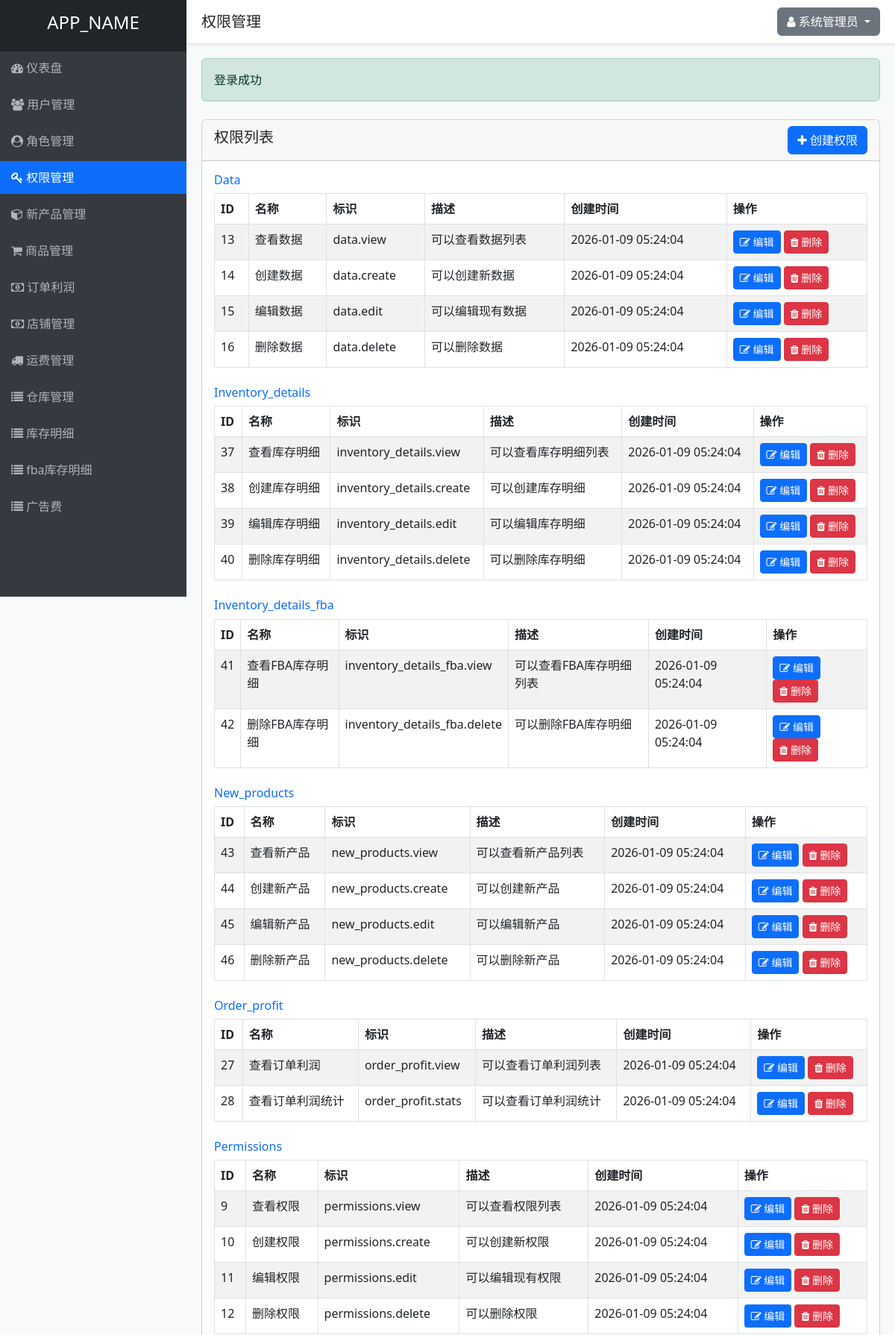
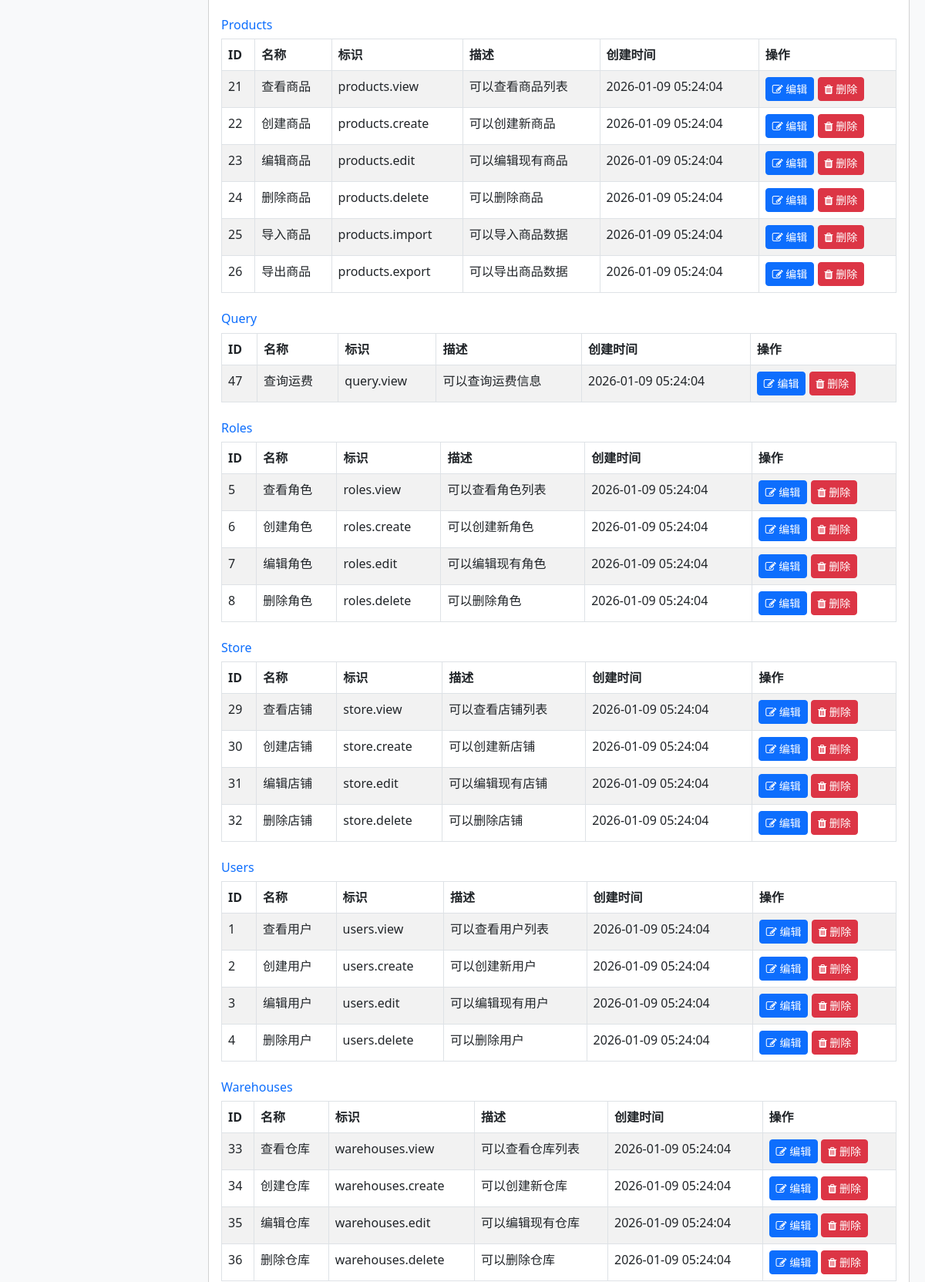
Page /permissions.php (signed in, upper part) on the committed database (2 pictures, top to bottom).
### tables this page shows
CREATE TABLE IF NOT EXISTS permissions (
    id INT AUTO_INCREMENT PRIMARY KEY,
    name VARCHAR(50) NOT NULL UNIQUE,
    slug VARCHAR(50) NOT NULL UNIQUE,
    description TEXT,
    module VARCHAR(50) NOT NULL,
    created_at TIMESTAMP DEFAULT CURRENT_TIMESTAMP,
    updated_at TIMESTAMP DEFAULT CURRENT_TIMESTAMP ON UPDATE CURRENT_TIMESTAMP
);

### controllers/PermissionController.php (called while the page is built, shortened)
<?php
require_once APP_ROOT . '/models/Permission.php';
require_once APP_ROOT . '/helpers/functions.php';
class PermissionController {
    private $permissionModel;
    public function __construct() {
        $this->permissionModel = new Permission();
    }
    public function index() {
        $permissions = $this->permissionModel->getAllByModule();
        $title = '权限管理';
        include VIEWS_DIR . '/layouts/header.php';
        include VIEWS_DIR . '/permissions/index.php';
        include VIEWS_DIR . '/layouts/footer.php';
    }
}
?>

### helpers/functions.php (called while the page is built, shortened)
<?php
function getSuccess() {
    $success = $_SESSION['success'] ?? '';
    return $success;
}
function isLoggedIn() {
    return isset($_SESSION['user_id']);
}
function getCurrentUserId() {
    return $_SESSION['user_id'] ?? null;
}
function hasPermission($permissionSlug) {
    require_once APP_ROOT . '/models/Permission.php';
    $permissionModel = new Permission();
    return $permissionModel->checkUserPermission(getCurrentUserId(), $permissionSlug);
}
?>

### includes/database.php (called while the page is built, shortened)
<?php
class Database {
    private static $instance = null;
    private $conn;
    private function __construct() {
        try {
            $this->conn = new PDO(
                "mysql:host=" . DB_HOST . ";dbname=" . DB_NAME . ";charset=utf8",
                DB_USER,
                DB_PASS,
                [
                    PDO::ATTR_ERRMODE => PDO::ERRMODE_EXCEPTION,
                    PDO::ATTR_DEFAULT_FETCH_MODE => PDO::FETCH_ASSOC,
                    PDO::ATTR_EMULATE_PREPARES => false
                ]
            );
        } catch(PDOException $e) {
            die("数据库连接失败: " . $e->getMessage());
        }
    }
    public static function getInstance() {
        if(self::$instance === null) {
            self::$instance = new Database();
        }
        return self::$instance;
    }
    public function query($sql, $params = []) {
        $stmt = $this->conn->prepare($sql);
        $stmt->execute($params);
        return $stmt;
    }
}
?>

### models/Permission.php (called while the page is built, shortened)
<?php
require_once APP_ROOT . '/includes/database.php';
class Permission {
    private $db;
    public function __construct() {
        $this->db = Database::getInstance();
    }
    public function getAll() {
        $sql = "SELECT * FROM permissions ORDER BY module, id";
        $stmt = $this->db->query($sql);
        return $stmt->fetchAll();
    }
    public function getAllByModule() {
        $permissions = $this->getAll();
        $grouped = [];
        foreach ($permissions as $permission) {
            $module = $permission['module'];
            if (!isset($grouped[$module])) {
                $grouped[$module] = [];
            }
            $grouped[$module][] = $permission;
        }
        return $grouped;
    }
    public function checkUserPermission($userId, $permissionSlug) {
        $sql = "SELECT COUNT(*) as count FROM permissions p
                JOIN role_permissions rp ON p.id = rp.permission_id
                JOIN user_roles ur ON rp.role_id = ur.role_id
                WHERE ur.user_id = ? AND p.slug = ?";
        $stmt = $this->db->query($sql, [$userId, $permissionSlug]);
        $result = $stmt->fetch();
        return $result['count'] > 0;
    }
}
?>

### views/permissions/index.php (the view)
<div class="row mt-4">
    <div class="col-md-12">
        <div class="card">
            <div class="card-header d-flex justify-content-between align-items-center">
                <h5>权限列表</h5>
                <?php if (hasPermission('permissions.create')): ?>
                    <a href="<?php echo APP_URL; ?>/permissions.php?action=create" class="btn btn-primary">
                        <i class="fa fa-plus"></i> 创建权限
                    </a>
                <?php endif; ?>
            </div>
            <div class="card-body">
                <?php foreach ($permissions as $module => $modulePermissions): ?>
                    <div class="mb-4">
                        <h6 class="text-primary"><?php echo ucfirst($module); ?></h6>
                        <table class="table table-bordered table-striped">
                            <thead>
                                <tr>
                                    <th>ID</th>
                                    <th>名称</th>
                                    <th>标识</th>
                                    <th>描述</th>
                                    <th>创建时间</th>
                                    <th>操作</th>
                                </tr>
                            </thead>
                            <tbody>
                                <?php foreach ($modulePermissions as $permission): ?>
                                    <tr>
                                        <td><?php echo $permission['id']; ?></td>
                                        <td><?php echo $permission['name']; ?></td>
                                        <td><?php echo $permission['slug']; ?></td>
                                        <td><?php echo $permission['description']; ?></td>
                                        <td><?php echo $permission['created_at']; ?></td>
                                        <td>
                                            <?php if (hasPermission('permissions.edit')): ?>
                                                <a href="<?php echo APP_URL; ?>/permissions.php?action=edit&id=<?php echo $permission['id']; ?>" class="btn btn-sm btn-primary">
                                                    <i class="fa fa-edit"></i> 编辑
                                                </a>
                                            <?php endif; ?>
                                            <?php if (hasPermission('permissions.delete')): ?>
                                                <a href="<?php echo APP_URL; ?>/permissions.php?action=delete&id=<?php echo $permission['id']; ?>" class="btn btn-sm btn-danger" onclick="return confirm('确定要删除这个权限吗？');">
                                                    <i class="fa fa-trash"></i> 删除
                                                </a>
                                            <?php endif; ?>
                                        </td>
                                    </tr>
                                <?php endforeach; ?>
                            </tbody>
                        </table>
                    </div>
                <?php endforeach; ?>
            </div>
        </div>
    </div>
</div>

### permissions.php (shortened to what this page needs)
<?php
require_once __DIR__ . '/controllers/PermissionController.php';
$permissionController = new PermissionController();
$action = $_GET['action'] ?? 'index';
switch ($action) {
    case 'index':
        $permissionController->index();
        break;
}
?>

### views/layouts/header.php (shortened to what this page needs)
<!DOCTYPE html>
<html lang="zh-CN">
<head>
    <link href="<?php echo APP_URL; ?>/public/css/bootstrap.min.css" rel="stylesheet">
    <link href="<?php echo APP_URL; ?>/public/css/font-awesome.min.css" rel="stylesheet">
</head>
<body>
    <div class="sidebar">
        <div class="p-3 bg-dark text-center">
            <h4><?php echo APP_NAME; ?></h4>
        </div>
        <div class="nav">
            <div class="nav-item">
                <a href="<?php echo APP_URL; ?>/dashboard.php" class="<?php echo basename($_SERVER['PHP_SELF']) == 'dashboard.php' ? 'active' : ''; ?>">
                    <i class="fa fa-dashboard"></i> 仪表盘
                </a>
            </div>
            <?php if (hasPermission('users.view')): ?>
            <div class="nav-item">
                <a href="<?php echo APP_URL; ?>/users.php" class="<?php echo basename($_SERVER['PHP_SELF']) == 'users.php' ? 'active' : ''; ?>">
                    <i class="fa fa-users"></i> 用户管理
                </a>
            </div>
            <?php endif; ?>
            <?php if (hasPermission('roles.view')): ?>
            <div class="nav-item">
                <a href="<?php echo APP_URL; ?>/roles.php" class="<?php echo basename($_SERVER['PHP_SELF']) == 'roles.php' ? 'active' : ''; ?>">
                    <i class="fa fa-user-circle"></i> 角色管理
                </a>
            </div>
            <?php endif; ?>
            <?php if (hasPermission('permissions.view')): ?>
            <div class="nav-item">
                <a href="<?php echo APP_URL; ?>/permissions.php" class="<?php echo basename($_SERVER['PHP_SELF']) == 'permissions.php' ? 'active' : ''; ?>">
                    <i class="fa fa-key"></i> 权限管理
                </a>
            </div>
            <?php endif; ?>
            <?php if (isLoggedIn()): ?>
            <div class="nav-item">
                <a href="<?php echo APP_URL; ?>/new_products.php" class="<?php echo basename($_SERVER['PHP_SELF']) == 'new_products.php' ? 'active' : ''; ?>">
                    <i class="fa fa-cube"></i> 新产品管理
                </a>
            </div>
            <?php endif; ?>
            <?php  if (isLoggedIn()):  ?>
            <div class="nav-item">
                <a href="<?php echo APP_URL; ?>/products.php" class="<?php echo basename($_SERVER['PHP_SELF']) == 'products.php' ? 'active' : ''; ?>">
                    <i class="fa fa-shopping-cart"></i> 商品管理
                </a>
            </div>
            <?php endif; ?>
            <?php if (isLoggedIn()): ?>
            <div class="nav-item">
                <a href="<?php echo APP_URL; ?>/order_profit.php" class="<?php echo basename($_SERVER['PHP_SELF']) == 'order_profit.php' ? 'active' : ''; ?>">
                    <i class="fa fa-money"></i> 订单利润
                </a>
            </div>
            <?php endif; ?>
             <?php if (isLoggedIn()): ?>
            <div class="nav-item">
                <a href="<?php echo APP_URL; ?>/store.php" class="<?php echo basename($_SERVER['PHP_SELF']) == 'store.php' ? 'active' : ''; ?>">
                    <i class="fa fa-money"></i> 店铺管理
                </a>
            </div>
            <?php endif; ?>
            <?php if (hasPermission('yunfei.view')): ?>
            <div class="nav-item">
                <a href="<?php echo APP_URL; ?>/yunfei.php" class="<?php echo basename($_SERVER['PHP_SELF']) == 'yunfei.php' ? 'active' : ''; ?>">
                    <i class="fa fa-truck"></i> 运费管理
                </a>
            </div>
            <?php endif; ?>
             <?php if (hasPermission('warehouses.view')): ?>
            <div class="nav-item">
                <a href="<?php echo APP_URL; ?>/warehouses.php" class="<?php echo basename($_SERVER['PHP_SELF']) == 'warehouses.php' ? 'active' : ''; ?>">
                    <i class="fa fa-list"></i> 仓库管理
                </a>
            </div>
            <?php endif; ?>
            <?php if (hasPermission('inventory_details.view')): ?>
            <div class="nav-item">
                <a href="<?php echo APP_URL; ?>/inventory_details.php" class="<?php echo basename($_SERVER['PHP_SELF']) == 'inventory_details.php' ? 'active' : ''; ?>">
                    <i class="fa fa-list"></i> 库存明细
                </a>
            </div>
            <?php endif; ?>
            <?php if (isLoggedIn()): ?>
            <div class="nav-item">
                <a href="<?php echo APP_URL; ?>/inventory_details_fba.php" class="<?php echo basename($_SERVER['PHP_SELF']) == 'inventory_details_fba.php' ? 'active' : ''; ?>">
                    <i class="fa fa-list"></i> fba库存明细
                </a>
            </div>
            <?php endif; ?>
             <?php if (isLoggedIn()): ?>
            <div class="nav-item">
                <a href="<?php echo APP_URL; ?>/costs.php" class="<?php echo basename($_SERVER['PHP_SELF']) == 'costs.php' ? 'active' : ''; ?>">
                    <i class="fa fa-list"></i> 广告费
                </a>
            </div>
            <?php endif; ?>
        </div>
    </div>
    <div class="header">
        <div class="d-flex justify-content-between align-items-center">
            <h5 class="mb-0"><?php echo $title ?? '欢迎使用'; ?></h5>
            <div class="dropdown">
                <button class="btn btn-secondary dropdown-toggle" type="button" id="userDropdown" data-bs-toggle="dropdown" aria-expanded="false">
                    <i class="fa fa-user"></i> <?php echo $_SESSION['full_name']; ?>
                </button>
            </div>
        </div>
    </div>
    <div class="content">
        <?php if ($success = getSuccess()): ?>
            <div class="alert alert-success" role="alert">
                <?php echo $success; ?>
            </div>
        <?php endif; ?>

### views/layouts/footer.php (shortened to what this page needs)
    </div>
</body>
</html>

### views/layouts/header.php (style rules this page uses)
body { background-color: #f8f9fa; }
.sidebar { height: 100vh; background-color: #343a40; color: white; position: fixed; top: 0; left: 0; width: 250px; overflow-y: auto; }
.sidebar a { color: #adb5bd; text-decoration: none; display: block; padding: 10px 15px; }
.sidebar .active { background-color: #0d6efd; color: white; }
.content { margin-left: 250px; padding: 20px; }
.header { background-color: white; padding: 10px 20px; box-shadow: 0 2px 4px rgba(0, 0, 0, 0.1); margin-left: 250px; }
.nav { display: flex;flex-direction: column; }
.nav-item { margin-bottom: 5px; display: block; }

### rows in the picture
permissions: id "13", name "查看数据", slug "data.view", description "可以查看数据列表", created_at "2026-01-09 05:24:04"
permissions: id "14", name "创建数据", slug "data.create", description "可以创建新数据", created_at "2026-01-09 05:24:04"
permissions: id "15", name "编辑数据", slug "data.edit", description "可以编辑现有数据", created_at "2026-01-09 05:24:04"
permissions: id "16", name "删除数据", slug "data.delete", description "可以删除数据", created_at "2026-01-09 05:24:04"
permissions: id "37", name "查看库存明细", slug "inventory_details.view", description "可以查看库存明细列表", created_at "2026-01-09 05:24:04"
permissions: id "38", name "创建库存明细", slug "inventory_details.create", description "可以创建库存明细", created_at "2026-01-09 05:24:04"
permissions: id "39", name "编辑库存明细", slug "inventory_details.edit", description "可以编辑库存明细", created_at "2026-01-09 05:24:04"
permissions: id "40", name "删除库存明细", slug "inventory_details.delete", description "可以删除库存明细", created_at "2026-01-09 05:24:04"
permissions: id "41", name "查看FBA库存明细", slug "inventory_details_fba.view", description "可以查看FBA库存明细列表", created_at "2026-01-09 05:24:04"
permissions: id "42", name "删除FBA库存明细", slug "inventory_details_fba.delete", description "可以删除FBA库存明细", created_at "2026-01-09 05:24:04"
permissions: id "43", name "查看新产品", slug "new_products.view", description "可以查看新产品列表", created_at "2026-01-09 05:24:04"
permissions: id "44", name "创建新产品", slug "new_products.create", description "可以创建新产品", created_at "2026-01-09 05:24:04"
permissions: id "45", name "编辑新产品", slug "new_products.edit", description "可以编辑新产品", created_at "2026-01-09 05:24:04"
permissions: id "46", name "删除新产品", slug "new_products.delete", description "可以删除新产品", created_at "2026-01-09 05:24:04"
permissions: id "27", name "查看订单利润", slug "order_profit.view", description "可以查看订单利润列表", created_at "2026-01-09 05:24:04"
permissions: id "28", name "查看订单利润统计", slug "order_profit.stats", description "可以查看订单利润统计", created_at "2026-01-09 05:24:04"
permissions: id "9", name "查看权限", slug "permissions.view", description "可以查看权限列表", created_at "2026-01-09 05:24:04"
permissions: id "10", name "创建权限", slug "permissions.create", description "可以创建新权限", created_at "2026-01-09 05:24:04"
permissions: id "11", name "编辑权限", slug "permissions.edit", description "可以编辑现有权限", created_at "2026-01-09 05:24:04"
permissions: id "12", name "删除权限", slug "permissions.delete", description "可以删除权限", created_at "2026-01-09 05:24:04"
permissions: id "21", name "查看商品", slug "products.view", description "可以查看商品列表", created_at "2026-01-09 05:24:04"
permissions: id "22", name "创建商品", slug "products.create", description "可以创建新商品", created_at "2026-01-09 05:24:04"
permissions: id "23", name "编辑商品", slug "products.edit", description "可以编辑现有商品", created_at "2026-01-09 05:24:04"
permissions: id "24", name "删除商品", slug "products.delete", description "可以删除商品", created_at "2026-01-09 05:24:04"
permissions: id "25", name "导入商品", slug "products.import", description "可以导入商品数据", created_at "2026-01-09 05:24:04"
permissions: id "26", name "导出商品", slug "products.export", description "可以导出商品数据", created_at "2026-01-09 05:24:04"
permissions: id "47", name "查询运费", slug "query.view", description "可以查询运费信息", created_at "2026-01-09 05:24:04"
permissions: id "5", name "查看角色", slug "roles.view", description "可以查看角色列表", created_at "2026-01-09 05:24:04"
permissions: id "6", name "创建角色", slug "roles.create", description "可以创建新角色", created_at "2026-01-09 05:24:04"
permissions: id "7", name "编辑角色", slug "roles.edit", description "可以编辑现有角色", created_at "2026-01-09 05:24:04"
permissions: id "8", name "删除角色", slug "roles.delete", description "可以删除角色", created_at "2026-01-09 05:24:04"
permissions: id "29", name "查看店铺", slug "store.view", description "可以查看店铺列表", created_at "2026-01-09 05:24:04"
permissions: id "30", name "创建店铺", slug "store.create", description "可以创建新店铺", created_at "2026-01-09 05:24:04"
permissions: id "31", name "编辑店铺", slug "store.edit", description "可以编辑现有店铺", created_at "2026-01-09 05:24:04"
permissions: id "32", name "删除店铺", slug "store.delete", description "可以删除店铺", created_at "2026-01-09 05:24:04"
permissions: id "1", name "查看用户", slug "users.view", description "可以查看用户列表", created_at "2026-01-09 05:24:04"
permissions: id "2", name "创建用户", slug "users.create", description "可以创建新用户", created_at "2026-01-09 05:24:04"
permissions: id "3", name "编辑用户", slug "users.edit", description "可以编辑现有用户", created_at "2026-01-09 05:24:04"
permissions: id "4", name "删除用户", slug "users.delete", description "可以删除用户", created_at "2026-01-09 05:24:04"
permissions: id "33", name "查看仓库", slug "warehouses.view", description "可以查看仓库列表", created_at "2026-01-09 05:24:04"
permissions: id "34", name "创建仓库", slug "warehouses.create", description "可以创建新仓库", created_at "2026-01-09 05:24:04"
permissions: id "35", name "编辑仓库", slug "warehouses.edit", description "可以编辑现有仓库", created_at "2026-01-09 05:24:04"
permissions: id "36", name "删除仓库", slug "warehouses.delete", description "可以删除仓库", created_at "2026-01-09 05:24:04"

### other values in the picture
APP_NAME "APP_NAME"
$title "权限管理"
$_SESSION['full_name'] "系统管理员"
$success "登录成功"
$module "Data"
$module "Inventory_details"
$module "Inventory_details_fba"
$module "New_products"
$module "Order_profit"
$module "Permissions"
$module "Products"
$module "Query"
$module "Roles"
$module "Store"
$module "Users"
